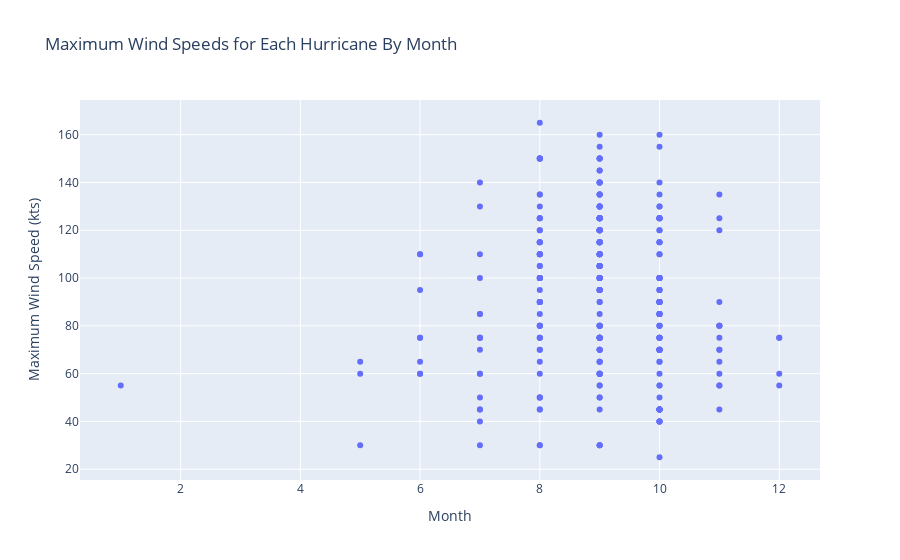

The cell this chart's notebook holds for it:
### Code cell
x = max_wind_speeds['Month']
y = max_wind_speeds['Maximum Wind']

fig = go.Figure()
fig.add_trace(go.Scatter(x=x, y=y, mode='markers'))

fig.update_layout(title='Maximum Wind Speeds for Each Hurricane By Month', xaxis_title='Month', yaxis_title='Maximum Wind Speed (kts)')

fig.show()

### Figure 1 — Plotly figure (JSON) as saved in the notebook; plotly's stock layout.template omitted (floating-point values rounded to 4 significant figures; data arrays with more than 128 entries replaced by an {"elided": "..."} marker saying what was removed)
{"data": [{"mode": "markers", "type": "scatter", "x": {"elided": "288 int values"}, "y": {"elided": "288 int values"}}], "layout": {"title": {"text": "Maximum Wind Speeds for Each Hurricane By Month"}, "xaxis": {"title": {"text": "Month"}}, "yaxis": {"title": {"text": "Maximum Wind Speed (kts)"}}}}
